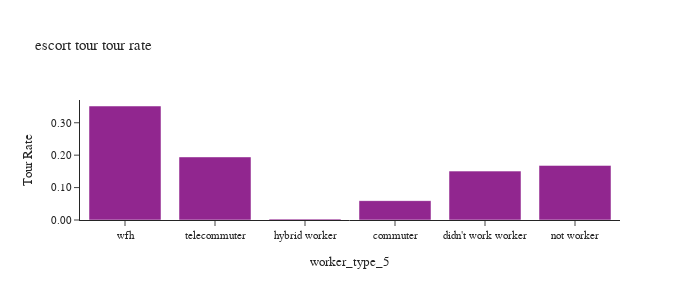

The notebook cell this image was saved under:
### Code cell
df_plot = calc_rates(survey_person_day,'estours')

plot_tour_rate(df_plot, 'estours', "escort tour tour rate")

### Figure 1 — Plotly figure (JSON) as saved in the notebook; plotly's stock layout.template omitted (floating-point values rounded to 4 significant figures)
{"data": [{"alignmentgroup": "True", "customdata": [[43160.0, 722800.0], [47210.0, 313000.0], [576.0, 188300.0], [287800.0, 1708000.0], [30610.0, 157300.0], [76520.0, 217600.0]], "hovertemplate": "worker_type_5=%{x}<br>estours_rate=%{y}<br>estours_wt=%{customdata[0]}<br>pdexpfac_sum=%{customdata[1]}<extra></extra>", "legendgroup": "", "marker": {"color": "#91268F", "pattern": {"shape": ""}}, "name": "", "offsetgroup": "", "orientation": "v", "showlegend": false, "textposition": "auto", "type": "bar", "x": ["commuter", "didn't work worker", "hybrid worker", "not worker", "telecommuter", "wfh"], "xaxis": "x", "y": [0.05972, 0.1509, 0.003059, 0.1685, 0.1946, 0.3517], "yaxis": "y"}], "layout": {"barmode": "group", "font": {"size": 11}, "height": 300, "legend": {"tracegroupgap": 0}, "title": {"text": "escort tour tour rate"}, "width": 700, "xaxis": {"anchor": "y", "categoryarray": ["wfh", "telecommuter", "hybrid worker", "commuter", "didn't work worker"], "categoryorder": "array", "domain": [0.0, 1.0], "title": {"text": "worker_type_5"}}, "yaxis": {"anchor": "x", "domain": [0.0, 1.0], "tickformat": ".2f", "title": {"text": "Tour Rate"}}}}
